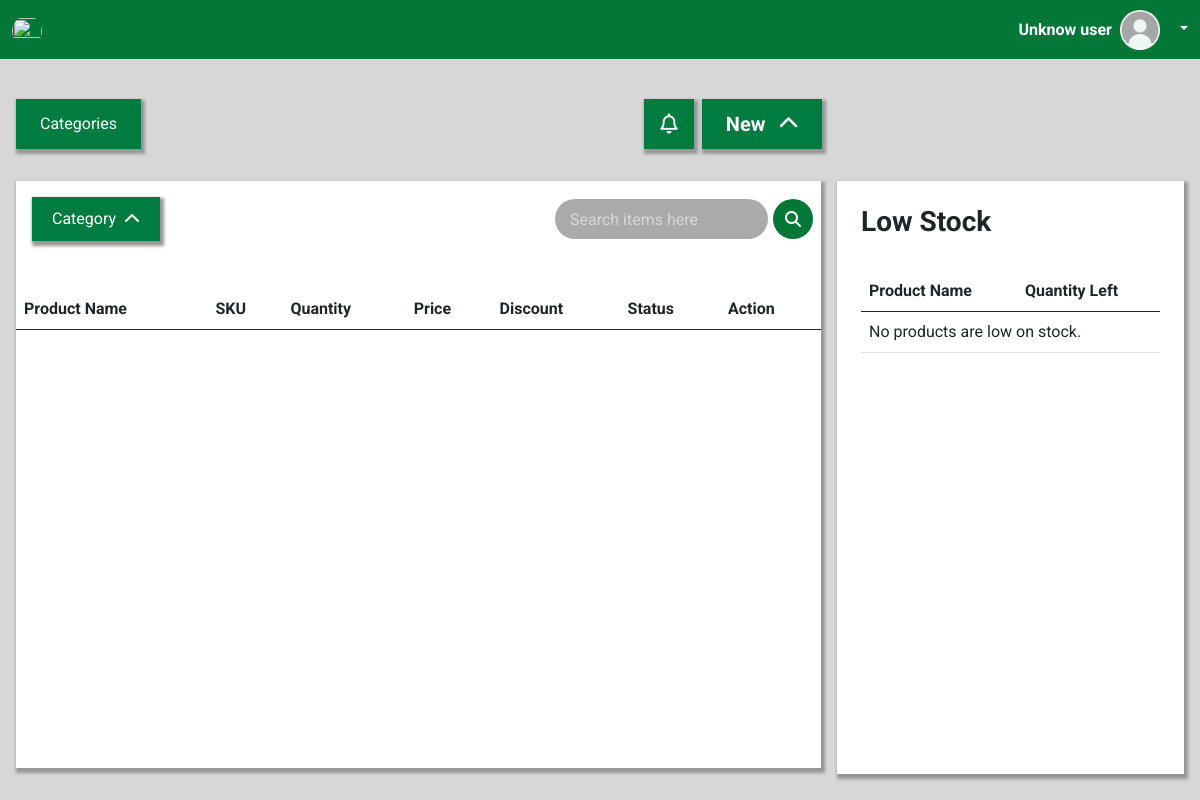
/inventory/, run on an earlier commit of the app's database.
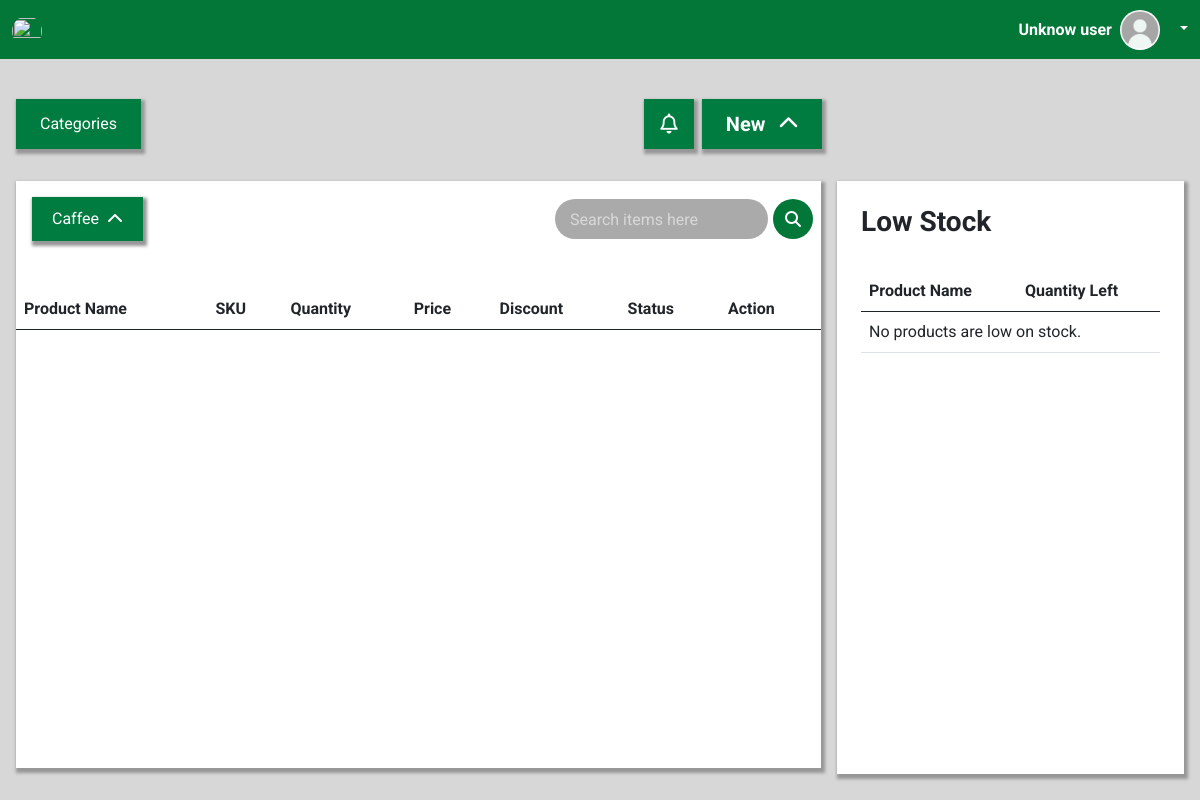
And on a later commit of the database.
### pos_app/models.py (models this page shows)
class Category(models.Model):
    name = models.CharField(max_length=100, unique=True)
    def __str__(self):
        return self.name

### pos_app/views.py (the view)
# urls.py: path('inventory/', views.inventory_view, name='inventory'),
def inventory_view(request):
    categories = Category.objects.all()
    for category in categories:
        print(f'Category name: {category.name}, Category ID: {category.id}')
    products = Product.objects.all()
    if not products.exists():  # Check if no products exist
        print('Product is empty.')
    else:
        for product in products:
            print(f"Product ID: {product.id}, Product Name: {product.name}, Category: {product.category}, quanity: {product.quantity_in_stock}, dicount: {product.discount} status: {product.status}")
    low_stock_quantity = Product.objects.filter(quantity_in_stock__lte = 5)
    if not low_stock_quantity.exists():
        print('No product has low quantity')
    else:
        for low_stock in low_stock_quantity:
            print(f"low stock product : {low_stock.name}")
    return render(request, 'pos_app/inventory.html', {
        'categories': categories,
        'products': products,
        'low_stock_quantity' : low_stock_quantity
        })

### pos_app/templates/pos_app/inventory.html (shortened to what the changed rows need)
{% extends "pos_app/base.html" %}
{% block content %}
<div class="d-flex mt-0 p-0">
    <section class="product_section d-flex flex-column m-3 me-2 justify-content-between  shadow-new bg-white"  style="height: 100% !important; ">
        <div class="d-flex justify-content-between w-100">
            <div class="custom-dropdown shadow-new btn-new m-3">
                <button class="custom-dropdown-btn d-flex align-items-center justify-content-between" id="dropdownBtn">
                    <span id="selectedCategory_normal" data-category_id_normal="{{categories.0.id}}">
                        {% if categories %}
                            {{ categories.0.name }}
                        {% else %}
                            Category
                        {% endif %}
                    </span>
                    <i class="fa-solid fa-chevron-up ms-2" id="dropdownIcon"></i>
                </button>
            </div>
        </div>
        <div class="low_stock_table_container_listt mt-4 pt-2" style="height: 487px !important; overflow-y: auto !important">
            <table class="table table-hover position-relative"  >
                <thead>
                    <tr>
                        <th>Product Name</th>
                        <th>SKU</th>
                        <th>Quantity</th>
                        <th>Price</th>
                        <th>Discount</th>
                        <th>Status</th>
                        <th>Action</th>
                    </tr>
                </thead>
            </table>
        </div>
    </section>
    <section class="low_stock_section d-flex flex-column m-3 ms-2 p-4 shadow-new bg-white" style="height: 100% !important; ">
                <h1 class="text-start fs-3 fw-bold ">Low Stock</h1>
                <div class="low_stock_table_container mt-4 pt-2" style="height: 487px !important; overflow-y: auto !important">
                    <table class="table table-hover position-relative"  >
                        <thead>
                            <tr>
                                <th>Product Name</th>
                                <th>Quantity Left</th>
                            </tr>
                        </thead>
                    </table>
                </div>
    </section>
</div>
{% endblock content %}

What changed in the data, as far as the page shows it:
added Category: name "Caffee"
Also different on the page:
text no longer shown: "Category"
